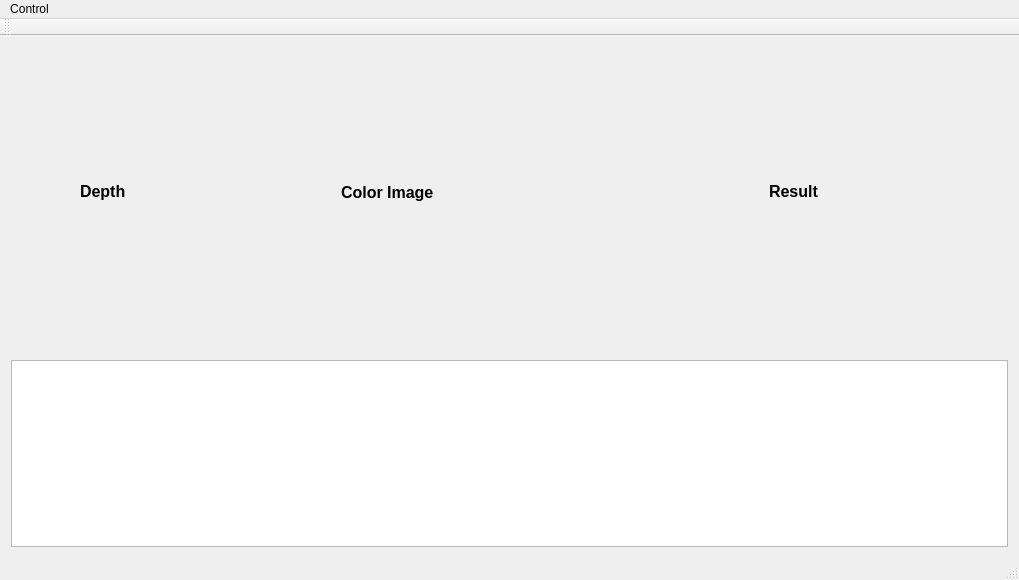
<?xml version="1.0" encoding="UTF-8"?>
<ui version="4.0">
 <class>MainWindow</class>
 <widget class="QMainWindow" name="MainWindow">
  <property name="geometry">
   <rect>
    <x>0</x>
    <y>0</y>
    <width>1019</width>
    <height>580</height>
   </rect>
  </property>
  <property name="windowTitle">
   <string>MainWindow</string>
  </property>
  <widget class="QWidget" name="centralWidget">
   <layout class="QVBoxLayout" name="verticalLayout" stretch="3,2">
    <property name="spacing">
     <number>0</number>
    </property>
    <property name="leftMargin">
     <number>0</number>
    </property>
    <property name="topMargin">
     <number>0</number>
    </property>
    <property name="rightMargin">
     <number>0</number>
    </property>
    <property name="bottomMargin">
     <number>0</number>
    </property>
    <item>
     <widget class="QWidget" name="widget" native="true">
      <layout class="QHBoxLayout" name="horizontalLayout" stretch="1,1,1">
       <property name="spacing">
        <number>0</number>
       </property>
       <property name="leftMargin">
        <number>0</number>
       </property>
       <property name="topMargin">
        <number>0</number>
       </property>
       <property name="rightMargin">
        <number>0</number>
       </property>
       <property name="bottomMargin">
        <number>0</number>
       </property>
       <item>
        <widget class="QWidget" name="widget_Depth" native="true">
         <property name="font">
          <font>
           <pointsize>9</pointsize>
           <weight>50</weight>
           <bold>false</bold>
          </font>
         </property>
         <widget class="QLabel" name="label_2">
          <property name="geometry">
           <rect>
            <x>80</x>
            <y>130</y>
            <width>161</width>
            <height>51</height>
           </rect>
          </property>
          <property name="font">
           <font>
            <pointsize>12</pointsize>
            <weight>75</weight>
            <bold>true</bold>
           </font>
          </property>
          <property name="text">
           <string>Depth</string>
          </property>
         </widget>
        </widget>
       </item>
       <item>
        <widget class="QWidget" name="widget_Color" native="true">
         <layout class="QVBoxLayout" name="verticalLayout_3">
          <property name="spacing">
           <number>0</number>
          </property>
          <property name="leftMargin">
           <number>1</number>
          </property>
          <property name="topMargin">
           <number>1</number>
          </property>
          <property name="rightMargin">
           <number>1</number>
          </property>
          <property name="bottomMargin">
           <number>1</number>
          </property>
          <item>
           <widget class="QLabel" name="labelColor">
            <property name="font">
             <font>
              <pointsize>12</pointsize>
              <weight>75</weight>
              <bold>true</bold>
             </font>
            </property>
            <property name="text">
             <string>Color Image</string>
            </property>
            <property name="scaledContents">
             <bool>true</bool>
            </property>
           </widget>
          </item>
         </layout>
        </widget>
       </item>
       <item>
        <widget class="QWidget" name="widget_Result" native="true">
         <widget class="QLabel" name="label">
          <property name="geometry">
           <rect>
            <x>90</x>
            <y>130</y>
            <width>181</width>
            <height>51</height>
           </rect>
          </property>
          <property name="font">
           <font>
            <pointsize>12</pointsize>
            <weight>75</weight>
            <bold>true</bold>
           </font>
          </property>
          <property name="text">
           <string>Result</string>
          </property>
         </widget>
        </widget>
       </item>
      </layout>
     </widget>
    </item>
    <item>
     <widget class="QWidget" name="widget_2" native="true">
      <layout class="QVBoxLayout" name="verticalLayout_2">
       <item>
        <widget class="QTextEdit" name="textEdit"/>
       </item>
      </layout>
     </widget>
    </item>
   </layout>
  </widget>
  <widget class="QMenuBar" name="menuBar">
   <property name="geometry">
    <rect>
     <x>0</x>
     <y>0</y>
     <width>1019</width>
     <height>26</height>
    </rect>
   </property>
   <widget class="QMenu" name="menuControl">
    <property name="title">
     <string>Control</string>
    </property>
    <addaction name="actionStart"/>
    <addaction name="actionStop"/>
    <addaction name="actionTake_Photo"/>
    <addaction name="actionTake_Ply"/>
    <addaction name="actionExit"/>
   </widget>
   <addaction name="menuControl"/>
  </widget>
  <widget class="QToolBar" name="mainToolBar">
   <attribute name="toolBarArea">
    <enum>TopToolBarArea</enum>
   </attribute>
   <attribute name="toolBarBreak">
    <bool>false</bool>
   </attribute>
  </widget>
  <widget class="QStatusBar" name="statusBar"/>
  <action name="actionStart">
   <property name="text">
    <string>Start</string>
   </property>
  </action>
  <action name="actionStop">
   <property name="text">
    <string>Stop</string>
   </property>
  </action>
  <action name="actionExit">
   <property name="text">
    <string>Exit</string>
   </property>
  </action>
  <action name="actionTake_Ply">
   <property name="text">
    <string>Take Ply</string>
   </property>
  </action>
  <action name="actionTake_Photo">
   <property name="text">
    <string>Take Photo</string>
   </property>
  </action>
 </widget>
 <layoutdefault spacing="6" margin="11"/>
 <resources/>
 <connections/>
</ui>
